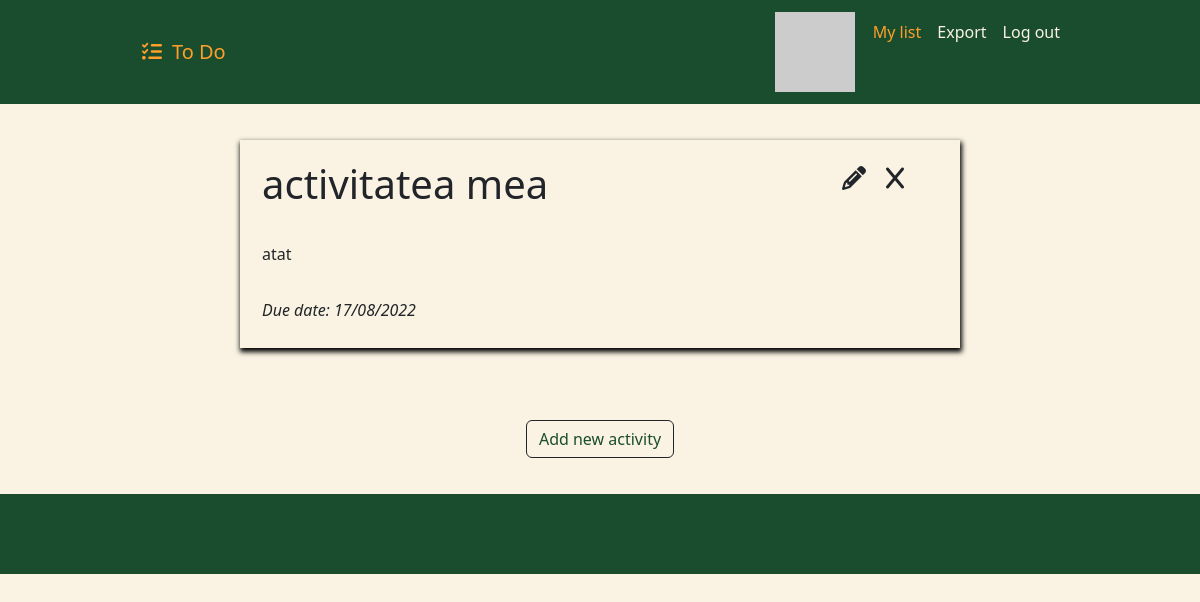
Page / (signed in) on the earlier database version.
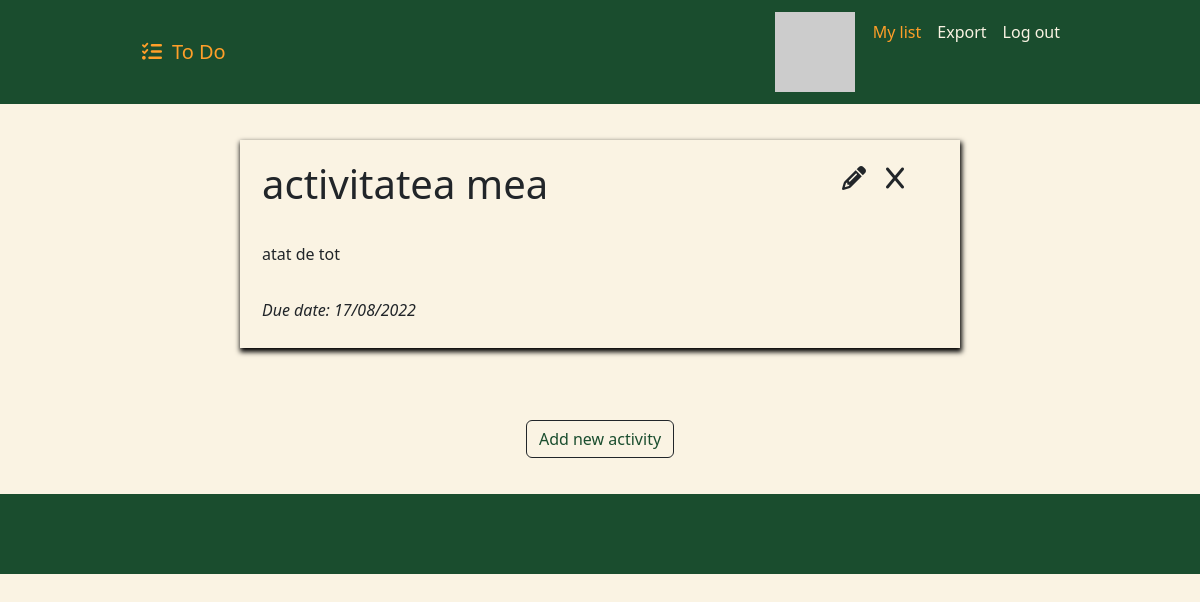
Same page on the later database version.
### app.py (models this page shows)
class ToDo(db.Model):
    __tablename__ = "todos"
    id = db.Column(db.Integer, primary_key=True)
    title = db.Column(db.String(30), unique=True, nullable=False)
    description = db.Column(db.String(100), nullable=False)
    due_date = db.Column(db.String(15), nullable=False)
    author_id = db.Column(db.Integer, db.ForeignKey("users.id"))
    author = relationship("User", back_populates="tasks")

### app.py (the view)
@app.route('/')
def index():
    try:
        all_tasks = ToDo.query.filter_by(author_id=current_user.id).all()
    except AttributeError:
        all_tasks = []
        return render_template("index.html", tasks=all_tasks)
    return render_template("index.html", tasks=all_tasks)

### app.py (called while the page is built)
@login_manager.user_loader
def load_user(user_id):
    return User.query.get(user_id)

### templates/index.html (shortened to what this page needs)
{% extends "base.html" %}
{% block home %}
active
{% endblock %}
{% block contents %}
    {% for task in tasks %}
        <div class="todo-item">
            <div class="container fluid row">
                <h1 class="todo-title col-8"> {{ task.title }}</h1>
                <ul class="nav justify-content-end col-4">
                    <li class="nav-item edit-button">
                        <a href="{{ url_for('edit', task_id=task.id) }}"><i class="fa-solid fa-pencil"></i></a>
                    </li>
                    <li class="nav-item delete-button">
                        <a href="{{ url_for('delete', task_id=task.id) }}"><i class="fa-solid fa-x"></i></a>
                    </li>
                </ul>
                <p>
                    {{ task.description | safe() }}
                </p>
                <p><em>Due date: {{ task.due_date }}</em></p>
            </div>
        </div>
    {% endfor %}
    {% if current_user.is_authenticated %}
    <div class="button-container">
        <a href="{{ url_for('add_activity') }}"><button class="btn btn-large btn-outline-dark"> Add new activity </button></a>
    </div>
    {% endif %}
{% endblock %}

### templates/base.html (shortened to what this page needs)
<!DOCTYPE html>
<html lang="en">
<head>
    <link href="https://cdn.jsdelivr.net/npm/bootstrap@5.2.0/dist/css/bootstrap.min.css" rel="stylesheet">
    <link rel="stylesheet" href="{{ url_for('static', filename='css/styles.css') }}">
</head>
<body>
    <div>
        <nav class="navbar navbar-expand-lg navbar-light">
            <div class="container-fluid">
                <a class="navbar-brand" href="{{ url_for('index') }}"><i class="fa-solid fa-list-check"></i>To Do</a>
                <div class="collapse navbar-collapse" id="navbarNav">
                    <ul class="navbar-nav ms-auto">
                        {% if not current_user.is_authenticated %}
                        <li class="nav-item">
                            <a class="nav-link {% block login %} {% endblock %}" href="{{ url_for('login') }}">Log in</a>
                        </li>
                        <li class="nav-item">
                            <a class="nav-link {% block register %} {% endblock %}" href="{{ url_for('register') }}">Register</a>
                        </li>
                        {% else %}
                        <li class="nav-item">
                            <img src="{{ current_user.email | gravatar }}" alt="">
                        </li>
                        <li class="nav-item">
                            <a class="nav-link {% block home %} {% endblock %}"  href="{{ url_for('index') }}">My list</a>
                        </li>
                        <li class="nav-item">
                            <a class="nav-link {% block export %} {% endblock %} " href="{{ url_for('download') }}">Export</a>
                        </li>
                        <li class="nav-item">
                            <a class="nav-link {% block logout %} {% endblock %} " href="{{ url_for('logout') }}">Log out</a>
                        </li>
                        {% endif %}
                    </ul>
                </div>
            </div>
        </nav>
    </div>
{% block contents %}
{% endblock %}
<section id="footer">
</section>
</body>
</html>

### static/css/styles.css (style rules this page uses)
body { background-color: #FF9F29; background-color: #FAF3E3; }
.todo-item { margin: 3% 20%; padding: 10px; background-color: #FAF3E3; box-shadow: 1px 3px 5px 1px #000000; }
h1 { padding: 10px; }
.navbar { background-color: #1A4D2E; padding: 1% 10%; }
.navbar-nav { text-align: center; }
.navbar-nav .nav-link.active { color: #FF9F29; }
.navbar-nav .nav-link { color: #FAF3E3; }
.navbar-brand { color: #FF9F29; }
.navbar-brand i { padding: 10px; }
.edit-button, .delete-button { padding: 10px; font-size: 1.5rem; }
.todo-item a { all: unset; }
#footer { background-color: #1A4D2E; height: 80px; padding: 0 10%; }
.button-container { text-align: center; padding-bottom: 3%; padding-top: 3%; }
.btn-outline-dark { color: #1A4D2E; }
img { margin: 0 10px; }

Differences in the rows shown:
changed ToDo "activitatea mea": description "atat" → "atat de tot"
